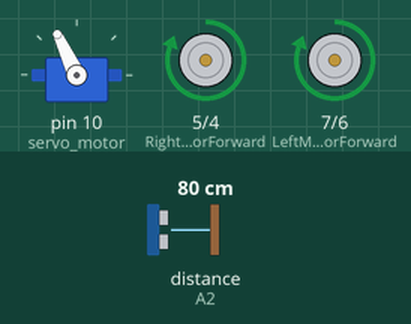
Simulated run of this sketch. Board: Arduino Uno, built with avr-gcc and run on an emulated ATmega328P. On the bench: servo, motor-driver pin pairs drawn as motors (green arrow = first pin HIGH = forward, orange = second pin HIGH = backward, longer = more drive). The inputs (shaded band) are chosen by the test bench; at power-on: distance to the obstacle (sensor on A2) 80 cm. The echo pulse lasts 58.3 µs per cm.

Above: at 3.9 s.
4.0 s: distance to the obstacle (sensor on A2) set to 37 cm
5.5 s: distance to the obstacle (sensor on A2) set to 31 cm
At 7.1 s:
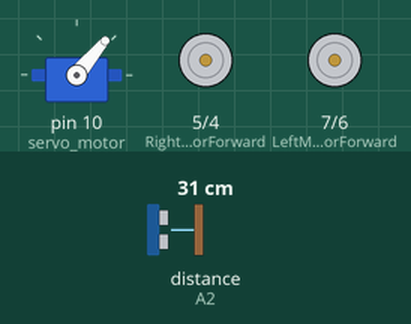
At 8.1 s:
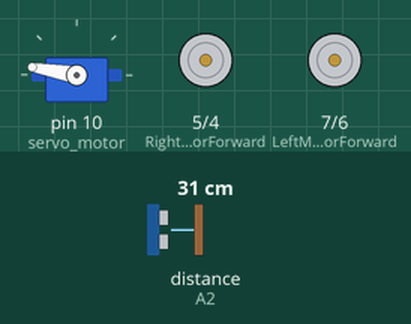
Timing chart, 0 to 17.5 s (numbered marks = the images above; inputs shaded):
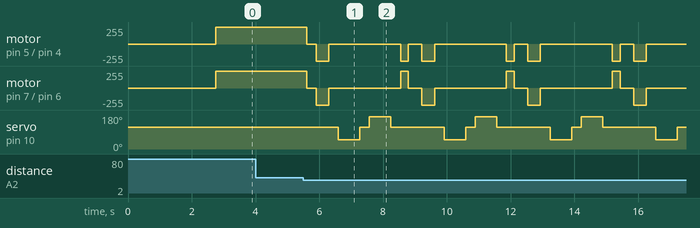

Measured:
- the behaviour switches between 36 and 35 cm on distance to the obstacle (sensor on A2) (found by bisection; images 0 and 1)
- after the input at 4.0 s, every drawn part: stays the same

The sketch:

rover.ino
```cpp
#include <Servo.h>
#include <NewPing.h>

const int LeftMotorForward = 7, LeftMotorBackward = 6, RightMotorForward = 5, RightMotorBackward = 4;
#define trig_pin A1
#define echo_pin A2
#define maximum_distance 200
boolean goesForward = false;
int distance = 100;

NewPing sonar(trig_pin, echo_pin, maximum_distance);
Servo servo_motor;

void setup(){
  pinMode(RightMotorForward, OUTPUT);
  pinMode(LeftMotorForward, OUTPUT);
  pinMode(LeftMotorBackward, OUTPUT);
  pinMode(RightMotorBackward, OUTPUT);
  servo_motor.attach(10);
  servo_motor.write(115);
  delay(2000);
  for (int i = 0; i < 4; i++) {
    distance = readPing();
    delay(100);
  }
}

void loop(){
  int distanceRight = 0, distanceLeft = 0;
  delay(50);
  if (distance <= 35){
    moveStop();
    delay(300);
    moveBackward();
    delay(400);
    moveStop();
    delay(300);
    distanceRight = lookRight();
    delay(300);
    distanceLeft = lookLeft();
    delay(300);
    distance >= distanceLeft ? turnRight() : turnLeft();
    moveStop();
  } else {
    moveForward();
  }
  distance = readPing();
}

int lookRight(){
  servo_motor.write(50);
  delay(500);
  int distance = readPing();
  delay(100);
  servo_motor.write(115);
  return distance;
}

int lookLeft(){
  servo_motor.write(170);
  delay(500);
  int distance = readPing();
  delay(100);
  servo_motor.write(115);
  return distance;
}

int readPing(){
  delay(70);
  int cm = sonar.ping_cm();
  return cm == 0 ? 250 : cm;
}

void moveStop(){
  digitalWrite(RightMotorForward, LOW);
  digitalWrite(LeftMotorForward, LOW);
  digitalWrite(RightMotorBackward, LOW);
  digitalWrite(LeftMotorBackward, LOW);
}

void moveForward(){
  if(!goesForward){
    goesForward = true;
    digitalWrite(LeftMotorForward, HIGH);
    digitalWrite(RightMotorForward, HIGH);
    digitalWrite(LeftMotorBackward, LOW);
    digitalWrite(RightMotorBackward, LOW);
  }
}

void moveBackward(){
  goesForward = false;
  digitalWrite(LeftMotorBackward, HIGH);
  digitalWrite(RightMotorBackward, HIGH);
  digitalWrite(LeftMotorForward, LOW);
  digitalWrite(RightMotorForward, LOW);
}

void turnRight(){
  digitalWrite(LeftMotorForward, HIGH);
  digitalWrite(RightMotorBackward, HIGH);
  digitalWrite(LeftMotorBackward, LOW);
  digitalWrite(RightMotorForward, LOW);
  delay(250);
  digitalWrite(LeftMotorForward, HIGH);
  digitalWrite(RightMotorForward, HIGH);
  digitalWrite(LeftMotorBackward, LOW);
  digitalWrite(RightMotorBackward, LOW);
}

void turnLeft(){
  digitalWrite(LeftMotorBackward, HIGH);
  digitalWrite(RightMotorForward, HIGH);
  digitalWrite(LeftMotorForward, LOW);
  digitalWrite(RightMotorBackward, LOW);
  delay(250);
  digitalWrite(LeftMotorForward, HIGH);
  digitalWrite(RightMotorForward, HIGH);
  digitalWrite(LeftMotorBackward, LOW);
  digitalWrite(RightMotorBackward, LOW);
}
```
